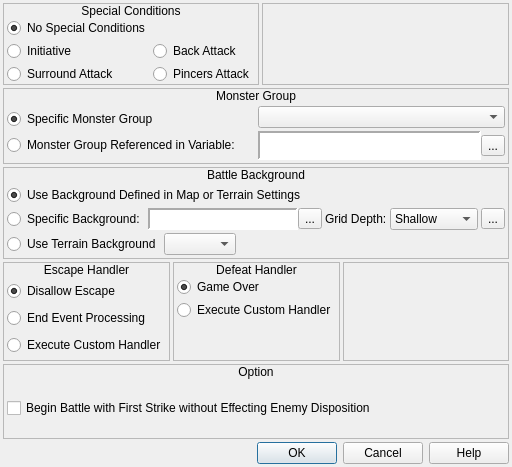
<?xml version="1.0" encoding="UTF-8"?>
<ui version="4.0">
 <class>ConfigureEvent_EnemyEncounter</class>
 <widget class="QDialog" name="ConfigureEvent_EnemyEncounter">
  <property name="geometry">
   <rect>
    <x>0</x>
    <y>0</y>
    <width>512</width>
    <height>467</height>
   </rect>
  </property>
  <property name="windowTitle">
   <string>Enemy Encounter</string>
  </property>
  <property name="windowIcon">
   <iconset resource="gui_icons.qrc">
    <normaloff>:/icons/openrpgmaker.png</normaloff>:/icons/openrpgmaker.png</iconset>
  </property>
  <property name="styleSheet">
   <string notr="true">.QFrame
{
	border-width: 1px;
	border-style: solid;
	border-color: palette(window-text);
}

.QFrame&gt;QLabel
{
	border-width: 0px;
	background-color: palette(window-text);
	color: palette(window);
	font-weight: bold;
}

.QFrame&gt;QCheckBox
{
	background-color: palette(window-text);
	border-width: 0px;
	border-style: none;
	color: palette(window);
	spacing: 3px;
	font-weight: bold;
	padding: 0px 0px 0px 3px;
}

.QFrame&gt;QCheckBox::indicator
{
	min-width: 8px;
	max-width: 8px;
	min-height: 8px;
	max-height: 8px;
	width: 8px;
	height: 8px;
	border-width: 2px;
	border-radius: 0px;
	border-style: ridge;
	border-color: palette(mid);
}

.QFrame&gt;QCheckBox::indicator:unchecked
{
	background-color: palette(base);
}

.QFrame&gt;QCheckBox::indicator:checked
{
	background-color: palette(window-text);
}

.QFrame&gt;QCheckBox::indicator:hover
{
	border-color: palette(highlight);
}</string>
  </property>
  <layout class="QVBoxLayout" name="verticalLayout_14">
   <property name="spacing">
    <number>3</number>
   </property>
   <property name="margin">
    <number>3</number>
   </property>
   <item>
    <widget class="QWidget" name="widget_11" native="true">
     <layout class="QHBoxLayout" name="horizontalLayout">
      <property name="spacing">
       <number>3</number>
      </property>
      <property name="margin">
       <number>0</number>
      </property>
      <item>
       <widget class="QFrame" name="frame_2">
        <property name="sizePolicy">
         <sizepolicy hsizetype="Fixed" vsizetype="Fixed">
          <horstretch>0</horstretch>
          <verstretch>0</verstretch>
         </sizepolicy>
        </property>
        <property name="frameShape">
         <enum>QFrame::StyledPanel</enum>
        </property>
        <property name="frameShadow">
         <enum>QFrame::Raised</enum>
        </property>
        <layout class="QVBoxLayout" name="verticalLayout_2">
         <property name="spacing">
          <number>0</number>
         </property>
         <property name="margin">
          <number>0</number>
         </property>
         <item>
          <widget class="QLabel" name="label_2">
           <property name="sizePolicy">
            <sizepolicy hsizetype="Preferred" vsizetype="Fixed">
             <horstretch>0</horstretch>
             <verstretch>0</verstretch>
            </sizepolicy>
           </property>
           <property name="text">
            <string>Special Conditions</string>
           </property>
           <property name="alignment">
            <set>Qt::AlignCenter</set>
           </property>
          </widget>
         </item>
         <item>
          <widget class="QWidget" name="widget_2" native="true">
           <layout class="QHBoxLayout" name="horizontalLayout_8">
            <property name="spacing">
             <number>3</number>
            </property>
            <property name="leftMargin">
             <number>3</number>
            </property>
            <property name="topMargin">
             <number>0</number>
            </property>
            <property name="rightMargin">
             <number>3</number>
            </property>
            <property name="bottomMargin">
             <number>0</number>
            </property>
            <item>
             <layout class="QVBoxLayout" name="verticalLayout_4">
              <property name="spacing">
               <number>3</number>
              </property>
              <item>
               <widget class="QRadioButton" name="rbNoSpecialConditions">
                <property name="text">
                 <string>No Special Conditions</string>
                </property>
                <property name="checked">
                 <bool>true</bool>
                </property>
               </widget>
              </item>
              <item>
               <widget class="QRadioButton" name="rbInitiative">
                <property name="text">
                 <string>Initiative</string>
                </property>
               </widget>
              </item>
              <item>
               <widget class="QRadioButton" name="rbSurroundAttack">
                <property name="text">
                 <string>Surround Attack</string>
                </property>
               </widget>
              </item>
             </layout>
            </item>
            <item>
             <layout class="QVBoxLayout" name="verticalLayout_3">
              <property name="spacing">
               <number>3</number>
              </property>
              <item>
               <widget class="QWidget" name="widget_5" native="true"/>
              </item>
              <item>
               <widget class="QRadioButton" name="rbBackAttack">
                <property name="text">
                 <string>Back Attack</string>
                </property>
               </widget>
              </item>
              <item>
               <widget class="QRadioButton" name="rbPincersAttack">
                <property name="text">
                 <string>Pincers Attack</string>
                </property>
               </widget>
              </item>
             </layout>
            </item>
           </layout>
          </widget>
         </item>
        </layout>
       </widget>
      </item>
      <item>
       <widget class="QFrame" name="frame_8">
        <property name="frameShape">
         <enum>QFrame::StyledPanel</enum>
        </property>
        <property name="frameShadow">
         <enum>QFrame::Raised</enum>
        </property>
       </widget>
      </item>
     </layout>
    </widget>
   </item>
   <item>
    <widget class="QFrame" name="frame">
     <property name="frameShape">
      <enum>QFrame::StyledPanel</enum>
     </property>
     <property name="frameShadow">
      <enum>QFrame::Raised</enum>
     </property>
     <layout class="QVBoxLayout" name="verticalLayout">
      <property name="spacing">
       <number>0</number>
      </property>
      <property name="margin">
       <number>0</number>
      </property>
      <item>
       <widget class="QLabel" name="label">
        <property name="sizePolicy">
         <sizepolicy hsizetype="Preferred" vsizetype="Fixed">
          <horstretch>0</horstretch>
          <verstretch>0</verstretch>
         </sizepolicy>
        </property>
        <property name="text">
         <string>Monster Group</string>
        </property>
        <property name="alignment">
         <set>Qt::AlignCenter</set>
        </property>
       </widget>
      </item>
      <item>
       <widget class="QWidget" name="widget" native="true">
        <layout class="QHBoxLayout" name="horizontalLayout_3">
         <property name="spacing">
          <number>3</number>
         </property>
         <property name="margin">
          <number>3</number>
         </property>
         <item>
          <widget class="QWidget" name="widget_14" native="true">
           <layout class="QVBoxLayout" name="verticalLayout_7">
            <property name="spacing">
             <number>3</number>
            </property>
            <property name="margin">
             <number>0</number>
            </property>
            <item>
             <widget class="QRadioButton" name="rbSpecificMonsterGroup">
              <property name="sizePolicy">
               <sizepolicy hsizetype="Fixed" vsizetype="Fixed">
                <horstretch>0</horstretch>
                <verstretch>0</verstretch>
               </sizepolicy>
              </property>
              <property name="text">
               <string>Specific Monster Group</string>
              </property>
              <property name="checked">
               <bool>true</bool>
              </property>
             </widget>
            </item>
            <item>
             <widget class="QRadioButton" name="rbReferencedMonsterGroup">
              <property name="sizePolicy">
               <sizepolicy hsizetype="Fixed" vsizetype="Fixed">
                <horstretch>0</horstretch>
                <verstretch>0</verstretch>
               </sizepolicy>
              </property>
              <property name="text">
               <string>Monster Group Referenced in Variable:</string>
              </property>
             </widget>
            </item>
           </layout>
          </widget>
         </item>
         <item>
          <widget class="QWidget" name="widget_13" native="true">
           <layout class="QVBoxLayout" name="verticalLayout_6">
            <property name="spacing">
             <number>3</number>
            </property>
            <property name="margin">
             <number>0</number>
            </property>
            <item>
             <widget class="QComboBox" name="cboxMonsterGroups"/>
            </item>
            <item>
             <widget class="QWidget" name="wMonsterGroupVariable" native="true">
              <layout class="QHBoxLayout" name="horizontalLayout_37">
               <property name="spacing">
                <number>0</number>
               </property>
               <property name="margin">
                <number>0</number>
               </property>
               <item>
                <widget class="QLabel" name="lblMonsterGroupVariable">
                 <property name="sizePolicy">
                  <sizepolicy hsizetype="Preferred" vsizetype="Preferred">
                   <horstretch>0</horstretch>
                   <verstretch>0</verstretch>
                  </sizepolicy>
                 </property>
                 <property name="minimumSize">
                  <size>
                   <width>150</width>
                   <height>0</height>
                  </size>
                 </property>
                 <property name="font">
                  <font>
                   <family>Monospace</family>
                  </font>
                 </property>
                 <property name="styleSheet">
                  <string notr="true">background-color: palette(base);</string>
                 </property>
                 <property name="frameShape">
                  <enum>QFrame::Panel</enum>
                 </property>
                 <property name="frameShadow">
                  <enum>QFrame::Sunken</enum>
                 </property>
                 <property name="lineWidth">
                  <number>2</number>
                 </property>
                 <property name="text">
                  <string/>
                 </property>
                </widget>
               </item>
               <item>
                <widget class="QToolButton" name="bBrowseMonsterGroupVariables">
                 <property name="text">
                  <string>...</string>
                 </property>
                 <property name="icon">
                  <iconset resource="gui_icons.qrc">
                   <normaloff>:/icons/fileopen.png</normaloff>:/icons/fileopen.png</iconset>
                 </property>
                </widget>
               </item>
              </layout>
             </widget>
            </item>
           </layout>
          </widget>
         </item>
        </layout>
       </widget>
      </item>
     </layout>
    </widget>
   </item>
   <item>
    <widget class="QFrame" name="frame_3">
     <property name="frameShape">
      <enum>QFrame::StyledPanel</enum>
     </property>
     <property name="frameShadow">
      <enum>QFrame::Raised</enum>
     </property>
     <layout class="QVBoxLayout" name="verticalLayout_5">
      <property name="spacing">
       <number>0</number>
      </property>
      <property name="margin">
       <number>0</number>
      </property>
      <item>
       <widget class="QLabel" name="label_3">
        <property name="sizePolicy">
         <sizepolicy hsizetype="Preferred" vsizetype="Fixed">
          <horstretch>0</horstretch>
          <verstretch>0</verstretch>
         </sizepolicy>
        </property>
        <property name="text">
         <string>Battle Background</string>
        </property>
        <property name="alignment">
         <set>Qt::AlignCenter</set>
        </property>
       </widget>
      </item>
      <item>
       <widget class="QWidget" name="widget_6" native="true">
        <layout class="QVBoxLayout" name="verticalLayout_8">
         <property name="spacing">
          <number>3</number>
         </property>
         <property name="margin">
          <number>3</number>
         </property>
         <item>
          <widget class="QRadioButton" name="rbUseMapTerrainBackground">
           <property name="sizePolicy">
            <sizepolicy hsizetype="Fixed" vsizetype="Fixed">
             <horstretch>0</horstretch>
             <verstretch>0</verstretch>
            </sizepolicy>
           </property>
           <property name="text">
            <string>Use Background Defined in Map or Terrain Settings</string>
           </property>
           <property name="checked">
            <bool>true</bool>
           </property>
          </widget>
         </item>
         <item>
          <layout class="QHBoxLayout" name="horizontalLayout_5">
           <property name="spacing">
            <number>3</number>
           </property>
           <item>
            <widget class="QRadioButton" name="rbSpecificBackground">
             <property name="sizePolicy">
              <sizepolicy hsizetype="Fixed" vsizetype="Fixed">
               <horstretch>0</horstretch>
               <verstretch>0</verstretch>
              </sizepolicy>
             </property>
             <property name="text">
              <string>Specific Background:</string>
             </property>
            </widget>
           </item>
           <item>
            <widget class="QWidget" name="wSpecificBackground" native="true">
             <layout class="QHBoxLayout" name="horizontalLayout_2">
              <property name="spacing">
               <number>3</number>
              </property>
              <property name="margin">
               <number>0</number>
              </property>
              <item>
               <widget class="QWidget" name="wSpecificBackgroundLocation" native="true">
                <layout class="QHBoxLayout" name="horizontalLayout_38">
                 <property name="spacing">
                  <number>0</number>
                 </property>
                 <property name="margin">
                  <number>0</number>
                 </property>
                 <item>
                  <widget class="QLabel" name="lblBackground">
                   <property name="sizePolicy">
                    <sizepolicy hsizetype="Preferred" vsizetype="Preferred">
                     <horstretch>0</horstretch>
                     <verstretch>0</verstretch>
                    </sizepolicy>
                   </property>
                   <property name="minimumSize">
                    <size>
                     <width>150</width>
                     <height>0</height>
                    </size>
                   </property>
                   <property name="font">
                    <font>
                     <family>Monospace</family>
                    </font>
                   </property>
                   <property name="styleSheet">
                    <string notr="true">background-color: palette(base);</string>
                   </property>
                   <property name="frameShape">
                    <enum>QFrame::Panel</enum>
                   </property>
                   <property name="frameShadow">
                    <enum>QFrame::Sunken</enum>
                   </property>
                   <property name="lineWidth">
                    <number>2</number>
                   </property>
                   <property name="text">
                    <string/>
                   </property>
                  </widget>
                 </item>
                 <item>
                  <widget class="QToolButton" name="bBrowseBackgrounds">
                   <property name="text">
                    <string>...</string>
                   </property>
                   <property name="icon">
                    <iconset resource="gui_icons.qrc">
                     <normaloff>:/icons/fileopen.png</normaloff>:/icons/fileopen.png</iconset>
                   </property>
                  </widget>
                 </item>
                </layout>
               </widget>
              </item>
              <item>
               <widget class="QLabel" name="lblGridDepth">
                <property name="sizePolicy">
                 <sizepolicy hsizetype="Fixed" vsizetype="Preferred">
                  <horstretch>0</horstretch>
                  <verstretch>0</verstretch>
                 </sizepolicy>
                </property>
                <property name="text">
                 <string>Grid Depth:</string>
                </property>
               </widget>
              </item>
              <item>
               <widget class="QComboBox" name="cboxGridDepth">
                <item>
                 <property name="text">
                  <string>Shallow</string>
                 </property>
                </item>
                <item>
                 <property name="text">
                  <string>Deep</string>
                 </property>
                </item>
                <item>
                 <property name="text">
                  <string>Custom</string>
                 </property>
                </item>
               </widget>
              </item>
              <item>
               <widget class="QToolButton" name="bConfigureGridDepth">
                <property name="text">
                 <string>...</string>
                </property>
                <property name="icon">
                 <iconset resource="gui_icons.qrc">
                  <normaloff>:/icons/configure.png</normaloff>:/icons/configure.png</iconset>
                </property>
               </widget>
              </item>
             </layout>
            </widget>
           </item>
          </layout>
         </item>
         <item>
          <layout class="QHBoxLayout" name="horizontalLayout_4">
           <property name="spacing">
            <number>3</number>
           </property>
           <item>
            <widget class="QRadioButton" name="rbUseTerrainBackground">
             <property name="sizePolicy">
              <sizepolicy hsizetype="Fixed" vsizetype="Fixed">
               <horstretch>0</horstretch>
               <verstretch>0</verstretch>
              </sizepolicy>
             </property>
             <property name="text">
              <string>Use Terrain Background</string>
             </property>
            </widget>
           </item>
           <item>
            <widget class="QComboBox" name="cboxTerrain">
             <property name="sizePolicy">
              <sizepolicy hsizetype="Fixed" vsizetype="Fixed">
               <horstretch>0</horstretch>
               <verstretch>0</verstretch>
              </sizepolicy>
             </property>
            </widget>
           </item>
           <item>
            <spacer name="horizontalSpacer">
             <property name="orientation">
              <enum>Qt::Horizontal</enum>
             </property>
             <property name="sizeHint" stdset="0">
              <size>
               <width>40</width>
               <height>20</height>
              </size>
             </property>
            </spacer>
           </item>
          </layout>
         </item>
        </layout>
       </widget>
      </item>
     </layout>
    </widget>
   </item>
   <item>
    <widget class="QWidget" name="widget_9" native="true">
     <property name="sizePolicy">
      <sizepolicy hsizetype="Preferred" vsizetype="Fixed">
       <horstretch>0</horstretch>
       <verstretch>0</verstretch>
      </sizepolicy>
     </property>
     <layout class="QHBoxLayout" name="horizontalLayout_6">
      <property name="spacing">
       <number>3</number>
      </property>
      <property name="margin">
       <number>0</number>
      </property>
      <item>
       <widget class="QFrame" name="frame_4">
        <property name="sizePolicy">
         <sizepolicy hsizetype="Fixed" vsizetype="Preferred">
          <horstretch>0</horstretch>
          <verstretch>0</verstretch>
         </sizepolicy>
        </property>
        <property name="frameShape">
         <enum>QFrame::StyledPanel</enum>
        </property>
        <property name="frameShadow">
         <enum>QFrame::Raised</enum>
        </property>
        <layout class="QVBoxLayout" name="verticalLayout_9">
         <property name="spacing">
          <number>0</number>
         </property>
         <property name="margin">
          <number>0</number>
         </property>
         <item>
          <widget class="QLabel" name="label_4">
           <property name="sizePolicy">
            <sizepolicy hsizetype="Preferred" vsizetype="Fixed">
             <horstretch>0</horstretch>
             <verstretch>0</verstretch>
            </sizepolicy>
           </property>
           <property name="text">
            <string>Escape Handler</string>
           </property>
           <property name="alignment">
            <set>Qt::AlignCenter</set>
           </property>
          </widget>
         </item>
         <item>
          <widget class="QWidget" name="widget_7" native="true">
           <layout class="QVBoxLayout" name="verticalLayout_11">
            <property name="spacing">
             <number>3</number>
            </property>
            <property name="leftMargin">
             <number>3</number>
            </property>
            <property name="topMargin">
             <number>0</number>
            </property>
            <property name="rightMargin">
             <number>3</number>
            </property>
            <property name="bottomMargin">
             <number>0</number>
            </property>
            <item>
             <widget class="QRadioButton" name="escape_rbDisallowEscape">
              <property name="text">
               <string>Disallow Escape</string>
              </property>
              <property name="checked">
               <bool>true</bool>
              </property>
             </widget>
            </item>
            <item>
             <widget class="QRadioButton" name="escape_rbEndEventProcessing">
              <property name="text">
               <string>End Event Processing</string>
              </property>
             </widget>
            </item>
            <item>
             <widget class="QRadioButton" name="escape_rbExecuteCustomHandler">
              <property name="text">
               <string>Execute Custom Handler</string>
              </property>
             </widget>
            </item>
           </layout>
          </widget>
         </item>
        </layout>
       </widget>
      </item>
      <item>
       <widget class="QFrame" name="frame_5">
        <property name="sizePolicy">
         <sizepolicy hsizetype="Fixed" vsizetype="Preferred">
          <horstretch>0</horstretch>
          <verstretch>0</verstretch>
         </sizepolicy>
        </property>
        <property name="frameShape">
         <enum>QFrame::StyledPanel</enum>
        </property>
        <property name="frameShadow">
         <enum>QFrame::Raised</enum>
        </property>
        <layout class="QVBoxLayout" name="verticalLayout_10">
         <property name="spacing">
          <number>0</number>
         </property>
         <property name="margin">
          <number>0</number>
         </property>
         <item>
          <widget class="QLabel" name="label_5">
           <property name="sizePolicy">
            <sizepolicy hsizetype="Preferred" vsizetype="Fixed">
             <horstretch>0</horstretch>
             <verstretch>0</verstretch>
            </sizepolicy>
           </property>
           <property name="text">
            <string>Defeat Handler</string>
           </property>
           <property name="alignment">
            <set>Qt::AlignCenter</set>
           </property>
          </widget>
         </item>
         <item>
          <widget class="QWidget" name="widget_8" native="true">
           <layout class="QVBoxLayout" name="verticalLayout_12">
            <property name="spacing">
             <number>3</number>
            </property>
            <property name="leftMargin">
             <number>3</number>
            </property>
            <property name="topMargin">
             <number>0</number>
            </property>
            <property name="rightMargin">
             <number>3</number>
            </property>
            <property name="bottomMargin">
             <number>0</number>
            </property>
            <item>
             <widget class="QRadioButton" name="defeat_rbGameOver">
              <property name="text">
               <string>Game Over</string>
              </property>
              <property name="checked">
               <bool>true</bool>
              </property>
             </widget>
            </item>
            <item>
             <widget class="QRadioButton" name="defeat_rbExecuteCustomHandler">
              <property name="text">
               <string>Execute Custom Handler</string>
              </property>
             </widget>
            </item>
            <item>
             <spacer name="verticalSpacer">
              <property name="orientation">
               <enum>Qt::Vertical</enum>
              </property>
              <property name="sizeHint" stdset="0">
               <size>
                <width>20</width>
                <height>40</height>
               </size>
              </property>
             </spacer>
            </item>
           </layout>
          </widget>
         </item>
        </layout>
       </widget>
      </item>
      <item>
       <widget class="QFrame" name="frame_6">
        <property name="frameShape">
         <enum>QFrame::StyledPanel</enum>
        </property>
        <property name="frameShadow">
         <enum>QFrame::Raised</enum>
        </property>
       </widget>
      </item>
     </layout>
    </widget>
   </item>
   <item>
    <widget class="QFrame" name="frame_7">
     <property name="frameShape">
      <enum>QFrame::StyledPanel</enum>
     </property>
     <property name="frameShadow">
      <enum>QFrame::Raised</enum>
     </property>
     <layout class="QVBoxLayout" name="verticalLayout_13">
      <property name="spacing">
       <number>0</number>
      </property>
      <property name="margin">
       <number>0</number>
      </property>
      <item>
       <widget class="QLabel" name="label_6">
        <property name="sizePolicy">
         <sizepolicy hsizetype="Preferred" vsizetype="Fixed">
          <horstretch>0</horstretch>
          <verstretch>0</verstretch>
         </sizepolicy>
        </property>
        <property name="text">
         <string>Option</string>
        </property>
        <property name="alignment">
         <set>Qt::AlignCenter</set>
        </property>
       </widget>
      </item>
      <item>
       <widget class="QWidget" name="widget_10" native="true">
        <layout class="QHBoxLayout" name="horizontalLayout_7">
         <property name="spacing">
          <number>3</number>
         </property>
         <property name="leftMargin">
          <number>3</number>
         </property>
         <property name="topMargin">
          <number>0</number>
         </property>
         <property name="rightMargin">
          <number>3</number>
         </property>
         <property name="bottomMargin">
          <number>0</number>
         </property>
         <item>
          <widget class="QCheckBox" name="cbBeginBattleWithFirstStrike">
           <property name="text">
            <string>Begin Battle with First Strike without Effecting Enemy Disposition</string>
           </property>
          </widget>
         </item>
        </layout>
       </widget>
      </item>
     </layout>
    </widget>
   </item>
   <item>
    <widget class="QDialogButtonBox" name="buttonBox">
     <property name="orientation">
      <enum>Qt::Horizontal</enum>
     </property>
     <property name="standardButtons">
      <set>QDialogButtonBox::Cancel|QDialogButtonBox::Help|QDialogButtonBox::Ok</set>
     </property>
    </widget>
   </item>
  </layout>
 </widget>
 <resources>
  <include location="gui_icons.qrc"/>
 </resources>
 <connections>
  <connection>
   <sender>buttonBox</sender>
   <signal>accepted()</signal>
   <receiver>ConfigureEvent_EnemyEncounter</receiver>
   <slot>accept()</slot>
   <hints>
    <hint type="sourcelabel">
     <x>248</x>
     <y>254</y>
    </hint>
    <hint type="destinationlabel">
     <x>157</x>
     <y>274</y>
    </hint>
   </hints>
  </connection>
  <connection>
   <sender>buttonBox</sender>
   <signal>rejected()</signal>
   <receiver>ConfigureEvent_EnemyEncounter</receiver>
   <slot>reject()</slot>
   <hints>
    <hint type="sourcelabel">
     <x>316</x>
     <y>260</y>
    </hint>
    <hint type="destinationlabel">
     <x>286</x>
     <y>274</y>
    </hint>
   </hints>
  </connection>
 </connections>
</ui>
